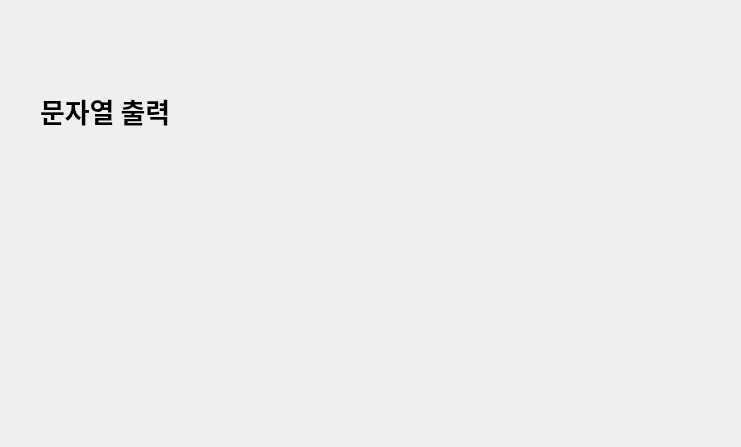
<?xml version="1.0" encoding="UTF-8"?>
<ui version="4.0">
 <class>Dialog</class>
 <widget class="QDialog" name="Dialog">
  <property name="geometry">
   <rect>
    <x>0</x>
    <y>0</y>
    <width>741</width>
    <height>447</height>
   </rect>
  </property>
  <property name="windowTitle">
   <string>Dialog</string>
  </property>
  <widget class="QLabel" name="label">
   <property name="geometry">
    <rect>
     <x>40</x>
     <y>30</y>
     <width>531</width>
     <height>161</height>
    </rect>
   </property>
   <property name="font">
    <font>
     <family>맑은 고딕</family>
     <pointsize>20</pointsize>
     <weight>75</weight>
     <bold>true</bold>
    </font>
   </property>
   <property name="text">
    <string>문자열 출력</string>
   </property>
  </widget>
 </widget>
 <resources/>
 <connections/>
</ui>
